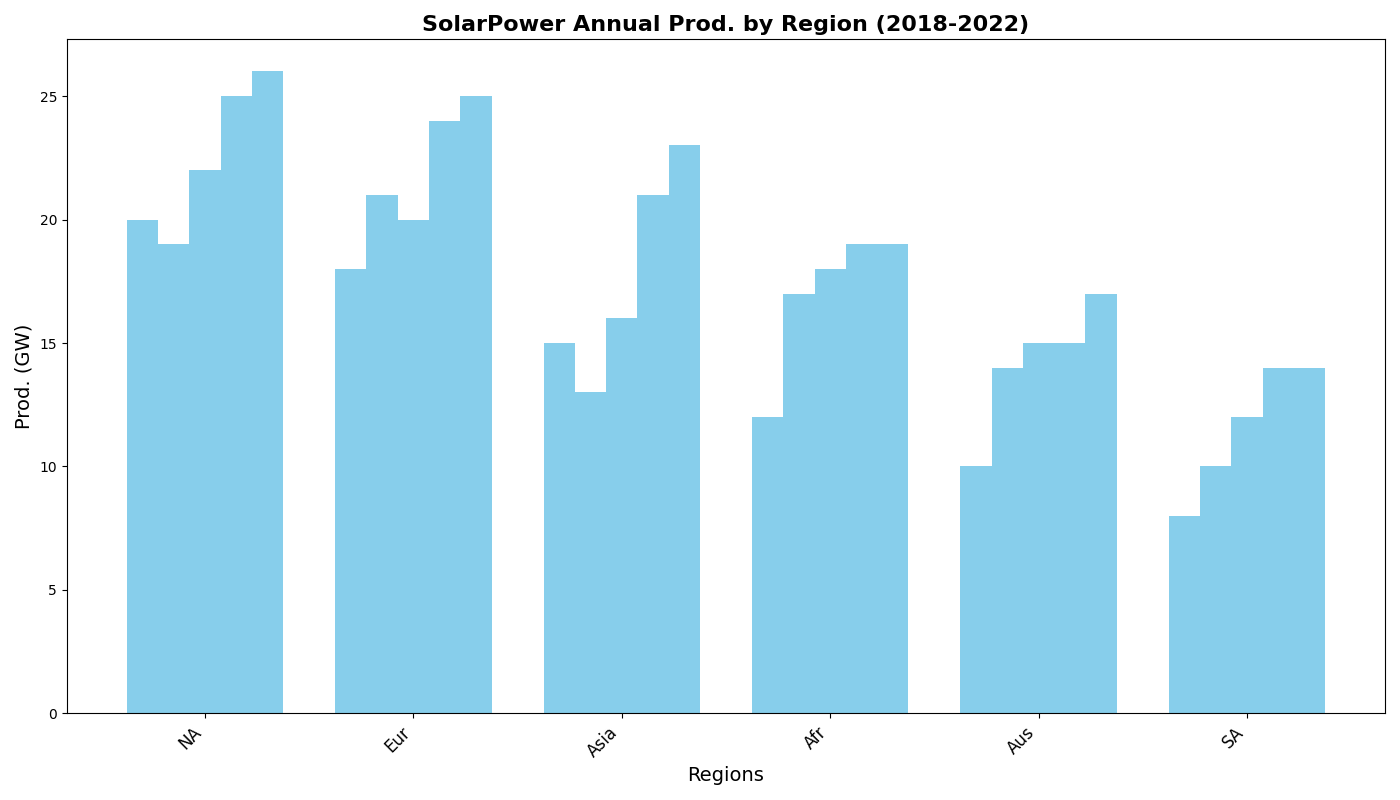

Write Python code to recreate this figure.
import matplotlib.pyplot as plt
import numpy as np

divisions = ['NA', 'Eur', 'Asia', 'Afr', 'Aus', 'SA']
years = [2018, 2019, 2020, 2021, 2022]

production = np.array([
    [20, 19, 22, 25, 26],
    [18, 21, 20, 24, 25],
    [15, 13, 16, 21, 23],
    [12, 17, 18, 19, 19],
    [10, 14, 15, 15, 17],
    [8, 10, 12, 14, 14],
])

fig, ax = plt.subplots(figsize=(14, 8))
bar_width = 0.15
color = 'skyblue'

for i, year in enumerate(years):
    bar_positions = np.arange(len(divisions)) + i * bar_width
    ax.bar(bar_positions, production[:, i], bar_width, color=color)

ax.set_title("SolarPower Annual Prod. by Region (2018-2022)", fontsize=16, fontweight='bold')
ax.set_xlabel("Regions", fontsize=14)
ax.set_ylabel("Prod. (GW)", fontsize=14)

ax.set_xticks(np.arange(len(divisions)) + 2 * bar_width)
ax.set_xticklabels(divisions, rotation=45, ha='right', fontsize=12)

plt.tight_layout()
plt.show()
